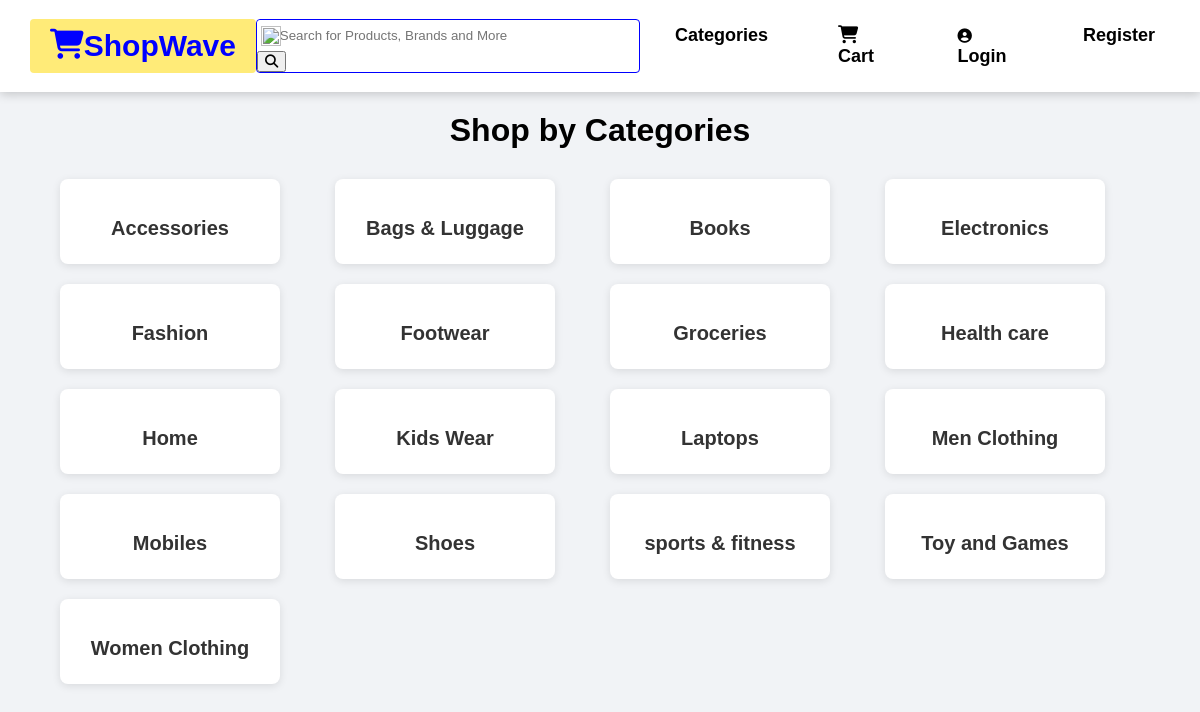
/categories.php, run on the app's committed database.
### tables this page shows
CREATE TABLE `categories` (
  `category_id` int(11) NOT NULL,
  `category_name` varchar(100) NOT NULL,
  `parent_category_id` int(11) DEFAULT NULL
);

### categories.php (the view, shortened to what this page needs)
<?php
include 'db.php';
$result = mysqli_query(
    $conn,
    "SELECT * FROM categories ORDER BY category_name"
);
?>
<!DOCTYPE html>
<html>
<head>
    <link rel="stylesheet" href="style.css">
</head>
<body>
<?php include 'navigationbar.php'; ?>
<h1 style="text-align:center;margin-top:20px;">
    Shop by Categories
</h1>
<div class="categories-container">
<?php while($row = mysqli_fetch_assoc($result)) { ?>
    <div class="category-card">
        <a href="product.php?category_id=<?php echo $row['category_id']; ?>">
            <?php echo $row['category_name']; ?>
        </a>
    </div>
<?php } ?>
</div>
</body>
</html>

### navigationbar.php (shortened to what this page needs)
<link rel="stylesheet"
href="https://cdnjs.cloudflare.com/ajax/libs/font-awesome/6.5.1/css/all.min.css">
<div class="navbar">
    <div class="logo-box">
        <i class="fa-solid fa-cart-shopping"></i>
        ShopWave
    </div>
    <div class="search-box" style="border-radius:4px;border:1px solid blue;">
        <img src="images/sistrix-brands-solid.png" width="20px" height="20px" style="position:absolute; margin-left:4px; margin-top:6px;">
        <input type="text" placeholder="    Search for Products, Brands and More" aria-label="Search for products, brands and more">
        <button>
            <i class="fa-solid fa-magnifying-glass"></i>
        </button>
    </div>
    <div class="nav-links">
        <a href="categories.php">
    Categories
</a>
        <a href="cart.php">
            <i class="fa-solid fa-cart-shopping"></i>
            Cart
        </a>
        <a href="login.php">
            <i class="fa-solid fa-circle-user" style="font-size: 0.8em;"></i>  Login
        </a>
        <a href="register.php">
            Register
        </a>
    </div>
</div>

### style.css (style rules this page uses)
body { margin:0; font-family:Arial, sans-serif; background:#f5f5f5; }
.navbar { display:flex; justify-content:space-between; align-items:center; background:#1e293b; padding:15px 50px; box-shadow:0 2px 10px rgba(0,0,0,0.2); }
.nav-links { list-style:none; display:flex; gap:25px; margin:0; padding:0; }
.nav-links a { text-decoration:none; color:white; font-size:16px; font-weight:bold; transition:0.3s; }
.category-card { width:180px; background:white; padding:25px; border-radius:15px; box-shadow:0 4px 10px rgba(0,0,0,0.1); font-size:40px; transition:0.3s; }
body { margin:0; font-family:Arial, sans-serif; background:linear-gradient(135deg,#f5f7fa,#c3cfe2); }
.navbar { display:flex; justify-content:space-between; align-items:center; padding:15px 30px; background:#131921; }
.nav-links { display:flex; list-style:none; gap:20px; }
.nav-links a { color:white; text-decoration:none; font-weight:bold; }
body { background:#f1f3f6; font-family:Arial,sans-serif; }

### categories.php (style rules this page uses)
.categories-container { width:90%; margin:30px auto; display:grid; grid-template-columns:repeat(auto-fit,minmax(220px,1fr)); gap:20px; }
.category-card { background:#fff; padding:20px; text-align:center; border-radius:8px; box-shadow:0 2px 8px rgba(0,0,0,0.1); }
.category-card a { text-decoration:none; color:#333; font-size:20px; font-weight:bold; }

### navigationbar.php (style rules this page uses)
.navbar { background:white; color:yellow; display:flex; justify-content:space-between; align-items:center; padding:15px 30px; }
.logo-box { display:flex; background-color:#FFEB78; color:blue; padding:10px 20px; border-radius:4px; font-size:30px; font-weight:bold; }
.search-box input { width:350px; padding:8px; border:none; border-radius:4px; }
.nav-links a { color:black; background-color:white; padding:10px 15px; border-radius:4px; text-decoration:none; margin-left:20px; font-size:18px; }

### data on the page
categories: category_name "Accessories"
categories: category_name "Bags & Luggage"
categories: category_name "Books"
categories: category_name "Electronics"
categories: category_name "Fashion"
categories: category_name "Footwear"
categories: category_name "Groceries"
categories: category_name "Health care"
categories: category_name "Home"
categories: category_name "Kids Wear"
categories: category_name "Laptops"
categories: category_name "Men Clothing"
categories: category_name "Mobiles"
categories: category_name "Shoes"
categories: category_name "sports & fitness"
categories: category_name "Toy and Games"
categories: category_name "Women Clothing"
